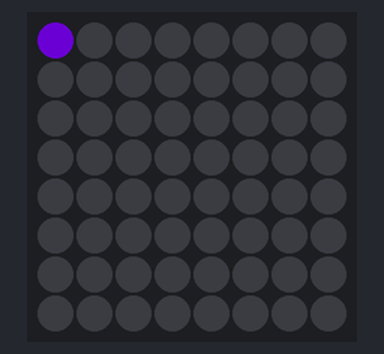
Recording of a program running on a simulated Raspberry Pi (BCM pin numbers) with a Sense HAT. On the bench: the Sense HAT's 8×8 RGB LED matrix. Dim RGB values are drawn brighter than linear; random numbers come from a fixed seed.

Above: at 0.32 s.
At 1.62 s:
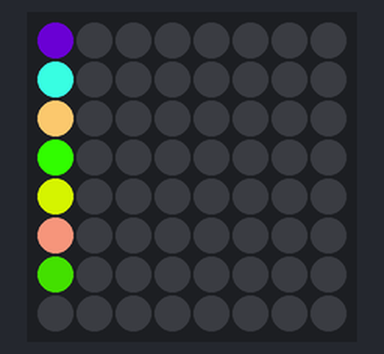
At 3.12 s:
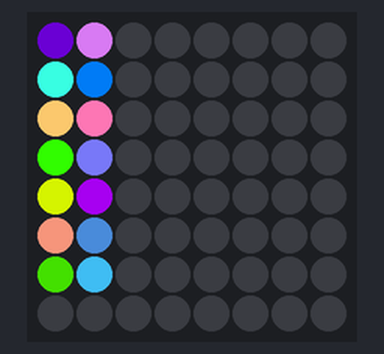
At 4.72 s:
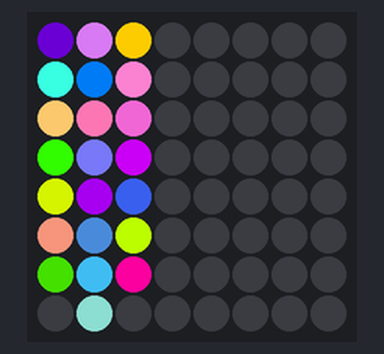
At 19.93 s:
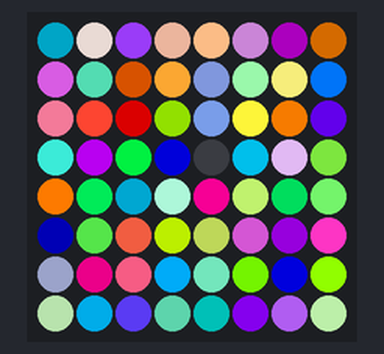
At 39.74 s:
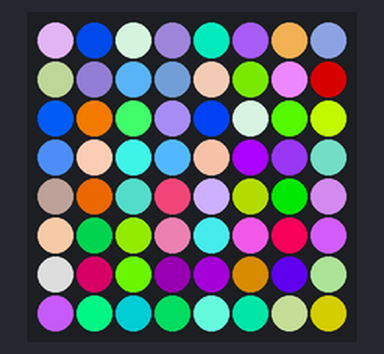

The program:

pixelator.py
```python
from sense_hat import SenseHat
from random import randint
from time import sleep

sense = SenseHat()

row = 0
column = 0

def randcolor():
	return (randint(0, 255), randint(0, 255), randint(0, 255))

while True:
	for row in range(8):
		for column in range(8):
			sleep(0.2)
			sense.set_pixel(row, column, randcolor())
```
